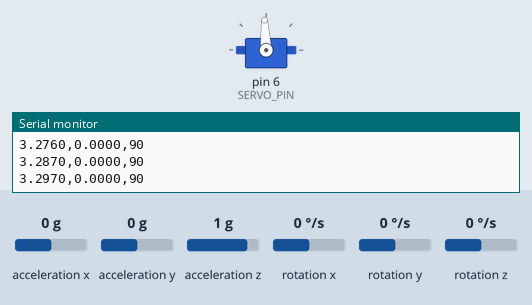
This sketch was run on a simulated Arduino Uno, built with avr-gcc and run on an emulated ATmega328P. Shown: servo, the last lines printed to the serial monitor. Inputs (shaded band) come from the test bench; at power-on: acceleration y 0 g, acceleration z 1 g, acceleration x 0 g, rotation x 0 °/s, rotation y 0 °/s, rotation z 0 °/s.

Above: at 3.3 s.
3.4 s: acceleration y set to -1.4 g
At 6.3 s:
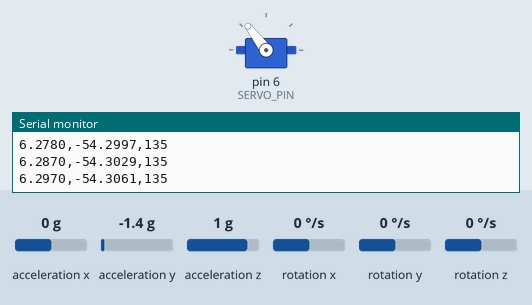
6.4 s: acceleration z set to -1.4 g
Timing chart, 0 to 9.4 s (numbered marks = the images above; inputs shaded):
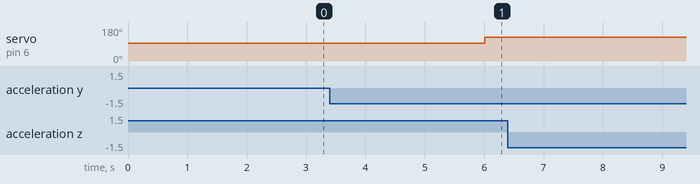

The sketch:

identificacion.ino
```cpp
#include <Servo.h>
#include <Wire.h>
#include <MPU6050.h>

Servo servo;
MPU6050 mpu;

const int SERVO_PIN = 6;
const int potPin = A0; // por ahora no lo imprimimos, pero lo dejamos disponible

// ================= Servo / PWM =================
const int PWM_MIN = 900;
const int PWM_MAX = 2100;

// Mapea 0–180° → µs y satura en [PWM_MIN, PWM_MAX]
int angToPWM(int angRef) {
  int pulse = map(angRef, 0, 180, 800, 2200);
  if (pulse < PWM_MIN) pulse = PWM_MIN;
  if (pulse > PWM_MAX) pulse = PWM_MAX;
  return pulse;
}
void moverServo_deg(int angRef) { servo.writeMicroseconds(angToPWM(angRef)); }

// ============== Calibración pote → ángulo (tuyos) ==============
const float A_cal = -0.412371;
const float B_cal = 305.051544;
float angRealDesdeADC(int adc) { return A_cal * adc + B_cal; } // no usado en CSV ahora

// ================= IMU / Filtro complementario =================
float theta_deg = 0.0f;     // salida: ángulo péndulo
float theta0_deg = 0.0f;    // offset inicial para que θ=0 con péndulo abajo
float gyro_bias_x = 0.0f;   // bias del giroscopio eje X
const float alpha = 0.98f;  // peso del gyro
const int   GYRO_SENS = 131; // LSB/(°/s) @ ±250 dps

// Si necesitás invertir signo según montaje, cambiá a -1
const int SIGN_THETA = +1;

// ================== Muestreo ==================
const float TS = 0.01f;         // 0.01 s → 100 Hz aprox.
unsigned long lastMicros = 0;

// ================== Escalón en referencia ===================
// Centro típico del servo (en "grados de servo": 0–180). Suele ser ~90.
const int SERVO_CENTER_DEG = 90;
// Amplitud del escalón (deg de servo). p.ej. +5 mueve el brazo 5° desde el centro
const int STEP_DEG = +45;
// Momento en que aplicamos el escalón (s)
const float T_STEP = 6.0f;

// ================== Serial ===================
const long BAUD = 115200;

// ====== Utilidad segura para saturar ángulo del servo ======
int clampServoDeg(int a) {
  if (a < 0) a = 0;
  if (a > 180) a = 180;
  return a;
}

void setup() {
  Serial.begin(BAUD);
  Wire.begin();

  servo.attach(SERVO_PIN);
  moverServo_deg(SERVO_CENTER_DEG); // ir al centro

  mpu.initialize();
  delay(100);
  // Comprobación simple (opcional)
  // if (!mpu.testConnection()) { Serial.println("MPU6050 no conectado"); }

  // ---------- Calibración rápida de bias gyro y offset de ángulo ----------
  const unsigned long calib_ms = 2000;
  unsigned long t0 = millis();
  long n = 0;

  double sum_gx = 0.0;
  double sum_angAcc = 0.0;

  while (millis() - t0 < calib_ms) {
    int16_t ax, ay, az, gx, gy, gz;
    mpu.getMotion6(&ax, &ay, &az, &gx, &gy, &gz);

    // Escalas acelerómetro para ángulo "acotado" inicial
    float ay_g = (float)ay / 16384.0f;
    float az_g = (float)az / 16384.0f;
    float angAcc = atan2(ay_g, az_g) * 180.0f / PI; // como en tu código base

    sum_gx += gx;
    sum_angAcc += angAcc;
    n++;
    delay(2);
  }
  if (n > 0) {
    gyro_bias_x = (float)(sum_gx / (double)n);
    theta0_deg   = (float)(sum_angAcc / (double)n); // referencia: péndulo abajo
  }

  // Inicializo filtro con 0 (restando offset para que arranque alrededor de 0)
  theta_deg = 0.0f;

  lastMicros = micros();

  // Encabezado CSV
  Serial.println("t_s,theta_deg,phi_ref_deg");
}

void loop() {
  // Bucle cronometrado ~TS
  unsigned long now = micros();
  if (now - lastMicros < (unsigned long)(TS * 1e6)) return;
  float dt = (now - lastMicros) / 1e6f;
  lastMicros = now;

  // ---------- Lectura IMU ----------
  int16_t ax, ay, az, gx, gy, gz;
  mpu.getMotion6(&ax, &ay, &az, &gx, &gy, &gz);

  // Acelerómetro → ángulo (como tu implementación: atan2(ay, az))
  float ay_g = (float)ay / 16384.0f;
  float az_g = (float)az / 16384.0f;
  float angAcc = atan2(ay_g, az_g) * 180.0f / PI;

  // Gyro X → °/s (resto bias)
  float gyroRate = ((float)gx - gyro_bias_x) / (float)GYRO_SENS;

  // Filtro complementario (resto theta0 para que péndulo abajo sea 0°)
  float angAcc_zeroed = (angAcc - theta0_deg);
  theta_deg = alpha * (theta_deg + SIGN_THETA * gyroRate * dt)
            + (1.0f - alpha) * (SIGN_THETA * angAcc_zeroed);

  // ---------- Generación de referencia (escalón) ----------
  float t_s = (millis()) / 1000.0f; // tiempo desde arranque
  static int phi_ref_deg = SERVO_CENTER_DEG;
  if (t_s >= T_STEP) {
    phi_ref_deg = clampServoDeg(SERVO_CENTER_DEG + STEP_DEG);
  } else {
    phi_ref_deg = SERVO_CENTER_DEG;
  }

  // Mover servo a la referencia
  moverServo_deg(phi_ref_deg);

  // ---------- CSV: t_s, theta_deg, phi_ref_deg ----------
  Serial.print(t_s, 4);       Serial.print(",");
  Serial.print(theta_deg, 4); Serial.print(",");
  Serial.println(phi_ref_deg);
}
```
